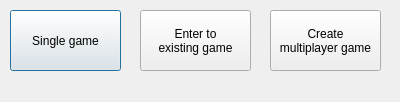
<?xml version="1.0" encoding="UTF-8"?>
<ui version="4.0">
 <class>AskSelect</class>
 <widget class="QDialog" name="AskSelect">
  <property name="geometry">
   <rect>
    <x>0</x>
    <y>0</y>
    <width>400</width>
    <height>102</height>
   </rect>
  </property>
  <property name="windowTitle">
   <string>Dialog</string>
  </property>
  <widget class="QPushButton" name="single">
   <property name="geometry">
    <rect>
     <x>10</x>
     <y>10</y>
     <width>111</width>
     <height>61</height>
    </rect>
   </property>
   <property name="text">
    <string>Single game</string>
   </property>
  </widget>
  <widget class="QPushButton" name="enterMultiplayer">
   <property name="geometry">
    <rect>
     <x>140</x>
     <y>10</y>
     <width>111</width>
     <height>61</height>
    </rect>
   </property>
   <property name="text">
    <string>Enter to
existing game</string>
   </property>
   <property name="checkable">
    <bool>false</bool>
   </property>
   <property name="autoRepeat">
    <bool>false</bool>
   </property>
  </widget>
  <widget class="QPushButton" name="createMultiplayer">
   <property name="geometry">
    <rect>
     <x>270</x>
     <y>10</y>
     <width>111</width>
     <height>61</height>
    </rect>
   </property>
   <property name="text">
    <string>Create
multiplayer game</string>
   </property>
  </widget>
 </widget>
 <resources/>
 <connections/>
</ui>
